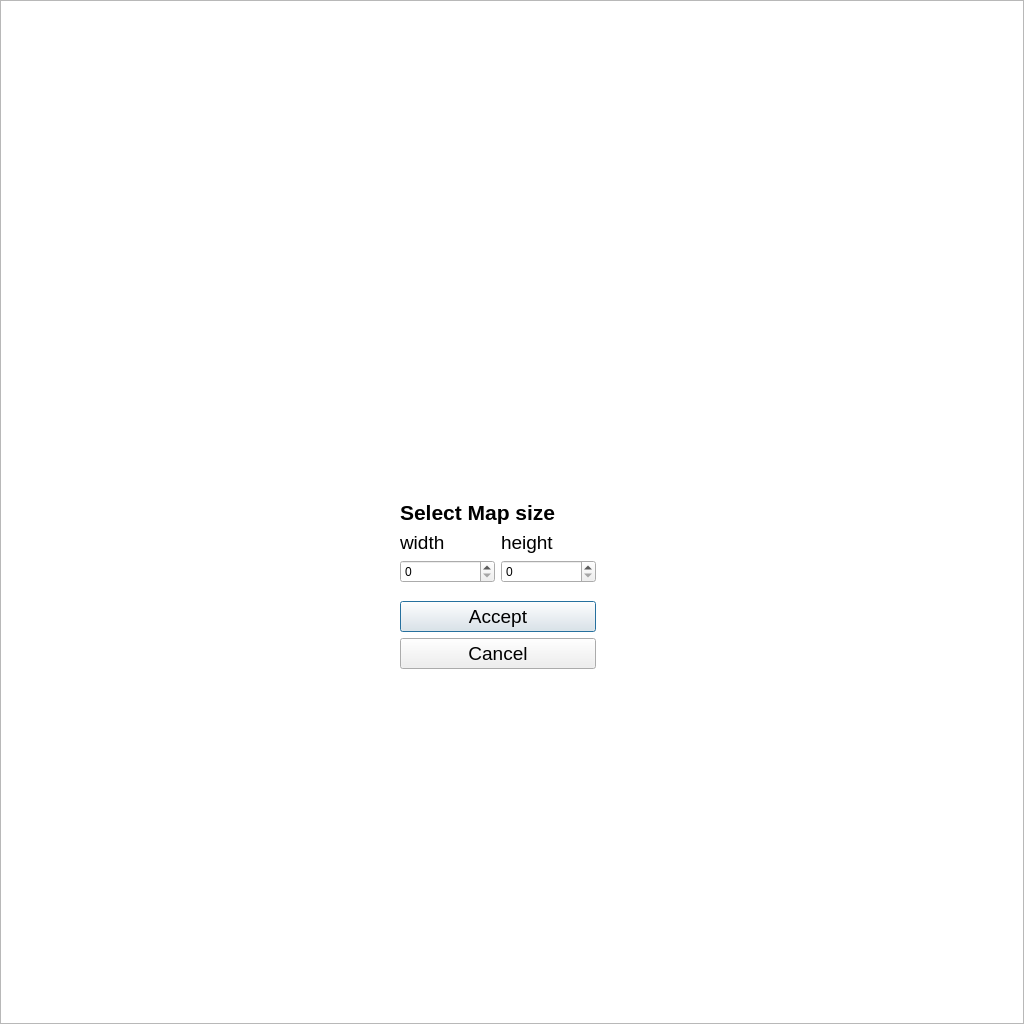
<?xml version="1.0" encoding="UTF-8"?>
<ui version="4.0">
 <class>mapSizeDialog</class>
 <widget class="QDialog" name="mapSizeDialog">
  <property name="geometry">
   <rect>
    <x>0</x>
    <y>0</y>
    <width>1024</width>
    <height>1024</height>
   </rect>
  </property>
  <property name="windowTitle">
   <string>Dialog</string>
  </property>
  <widget class="QWidget" name="verticalLayoutWidget">
   <property name="geometry">
    <rect>
     <x>400</x>
     <y>500</y>
     <width>196</width>
     <height>169</height>
    </rect>
   </property>
   <layout class="QVBoxLayout" name="verticalLayout">
    <item>
     <widget class="QLabel" name="label_3">
      <property name="font">
       <font>
        <pointsize>16</pointsize>
        <bold>true</bold>
       </font>
      </property>
      <property name="text">
       <string>Select Map size</string>
      </property>
     </widget>
    </item>
    <item>
     <layout class="QHBoxLayout" name="horizontalLayout">
      <item>
       <layout class="QVBoxLayout" name="verticalLayout_2">
        <item>
         <widget class="QLabel" name="label">
          <property name="font">
           <font>
            <pointsize>14</pointsize>
            <bold>false</bold>
           </font>
          </property>
          <property name="text">
           <string>width</string>
          </property>
         </widget>
        </item>
        <item>
         <widget class="QSpinBox" name="spinBoxWidth"/>
        </item>
       </layout>
      </item>
      <item>
       <layout class="QVBoxLayout" name="verticalLayout_3">
        <item>
         <widget class="QLabel" name="label_2">
          <property name="font">
           <font>
            <pointsize>14</pointsize>
           </font>
          </property>
          <property name="text">
           <string>height</string>
          </property>
         </widget>
        </item>
        <item>
         <widget class="QSpinBox" name="spinBoxHeight"/>
        </item>
       </layout>
      </item>
     </layout>
    </item>
    <item>
     <spacer name="verticalSpacer">
      <property name="orientation">
       <enum>Qt::Orientation::Vertical</enum>
      </property>
      <property name="sizeHint" stdset="0">
       <size>
        <width>20</width>
        <height>40</height>
       </size>
      </property>
     </spacer>
    </item>
    <item>
     <widget class="QPushButton" name="pushButtonAccept">
      <property name="font">
       <font>
        <pointsize>14</pointsize>
       </font>
      </property>
      <property name="text">
       <string>Accept</string>
      </property>
     </widget>
    </item>
    <item>
     <widget class="QPushButton" name="pushButtonCancel">
      <property name="font">
       <font>
        <pointsize>14</pointsize>
       </font>
      </property>
      <property name="text">
       <string>Cancel</string>
      </property>
     </widget>
    </item>
   </layout>
  </widget>
  <widget class="QGraphicsView" name="graphicsViewMap">
   <property name="geometry">
    <rect>
     <x>0</x>
     <y>0</y>
     <width>1024</width>
     <height>1024</height>
    </rect>
   </property>
   <property name="verticalScrollBarPolicy">
    <enum>Qt::ScrollBarPolicy::ScrollBarAlwaysOff</enum>
   </property>
   <property name="horizontalScrollBarPolicy">
    <enum>Qt::ScrollBarPolicy::ScrollBarAlwaysOff</enum>
   </property>
   <property name="interactive">
    <bool>false</bool>
   </property>
  </widget>
  <zorder>graphicsViewMap</zorder>
  <zorder>verticalLayoutWidget</zorder>
 </widget>
 <resources/>
 <connections/>
</ui>
